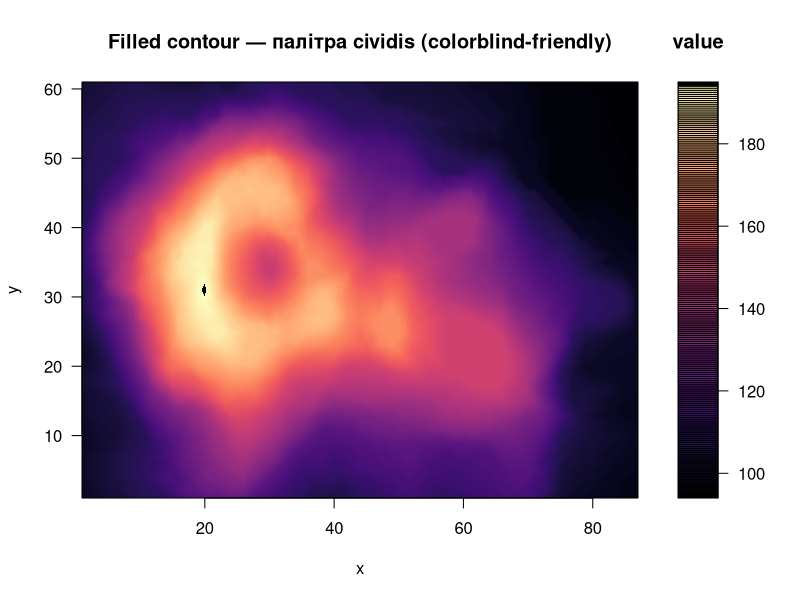

This chart was generated by the following R code:
if (!requireNamespace("viridisLite", quietly = TRUE)) {
  install.packages("viridisLite")
}

library(viridisLite)

z <- volcano
x <- seq_len(nrow(z))
y <- seq_len(ncol(z))

# Параметри палітри
ncols <- 200                             # кількість відтінків у палітрі (чим більше — тим плавніший градієнт)
palette_cols <- viridis(n = ncols, option = "magma")  # "cividis" — very colorblind-friendly
# Альтернативи: option = "viridis", "magma", "plasma", "inferno" (усі з viridis сім'ї; "cividis" для дальтонізму)

# Межі значень для легенди
zlim <- range(z, na.rm = TRUE)
at_ticks <- pretty(zlim, n = 6)         # розумні відмітки на легенді

# Малюємо filled.contour з власною легендою (key.axes)
filled.contour(
  x = x, y = y, z = z,
  color.palette = function(n) palette_cols,  # подаємо нашу палітру
  nlevels = ncols,
  zlim = zlim,
  plot.title = title(main = "Filled contour — палітра cividis (colorblind-friendly)",
                     xlab = "x", ylab = "y"),
  plot.axes = {
    axis(1); axis(2)
    # додаткові осі/мітки можна додати тут
  },
  key.title = title(main = "value"),      # заголовок колірної шкали
  key.axes = {
    # намалювати осі з бажаними відмітками у легенді
    axis(4, at = at_ticks, labels = format(at_ticks, digits = 3), las = 1)
  }
)
